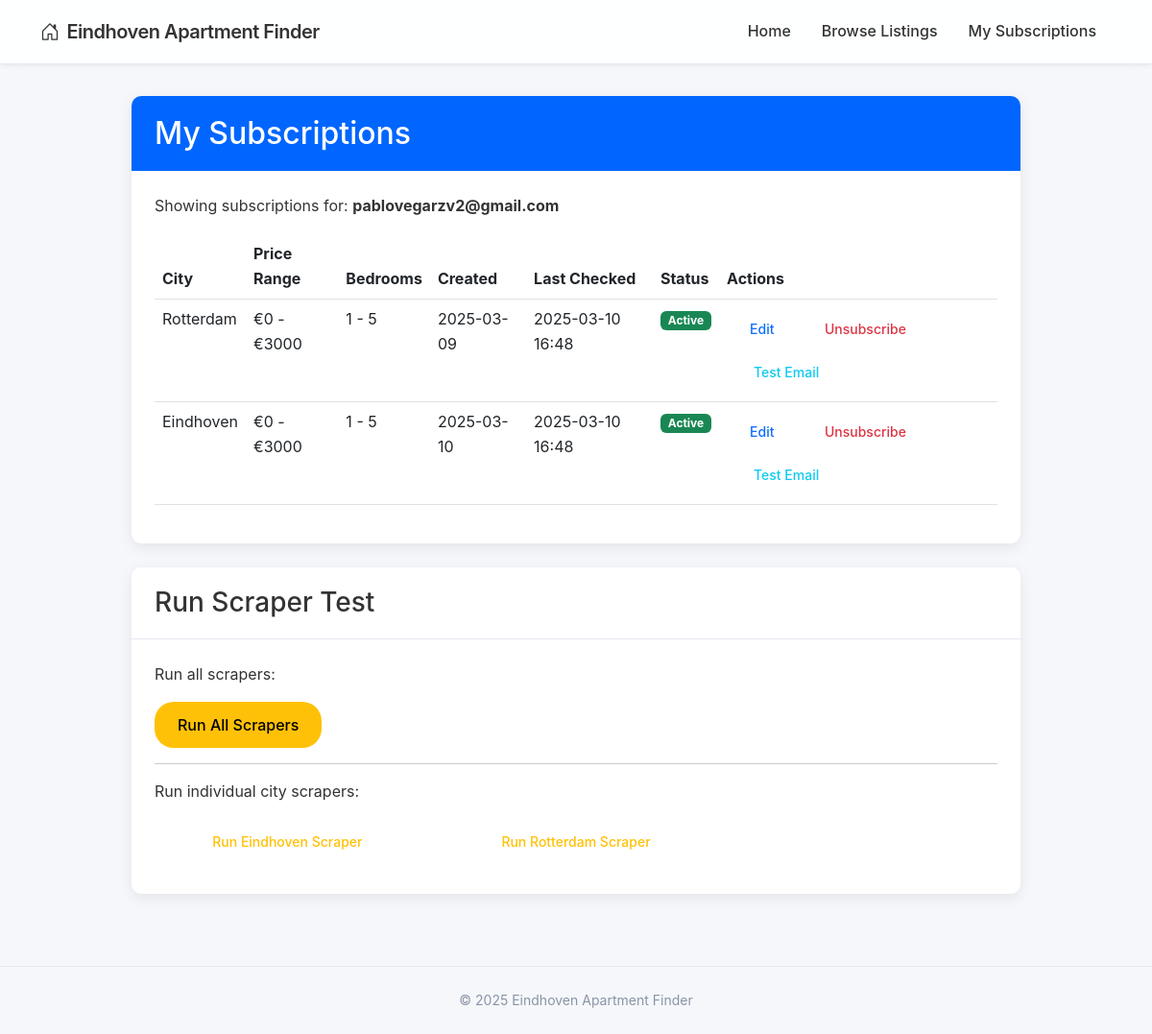
Before: /subscriptions?email=pablovegarzv2@gmail.com with the older database file.
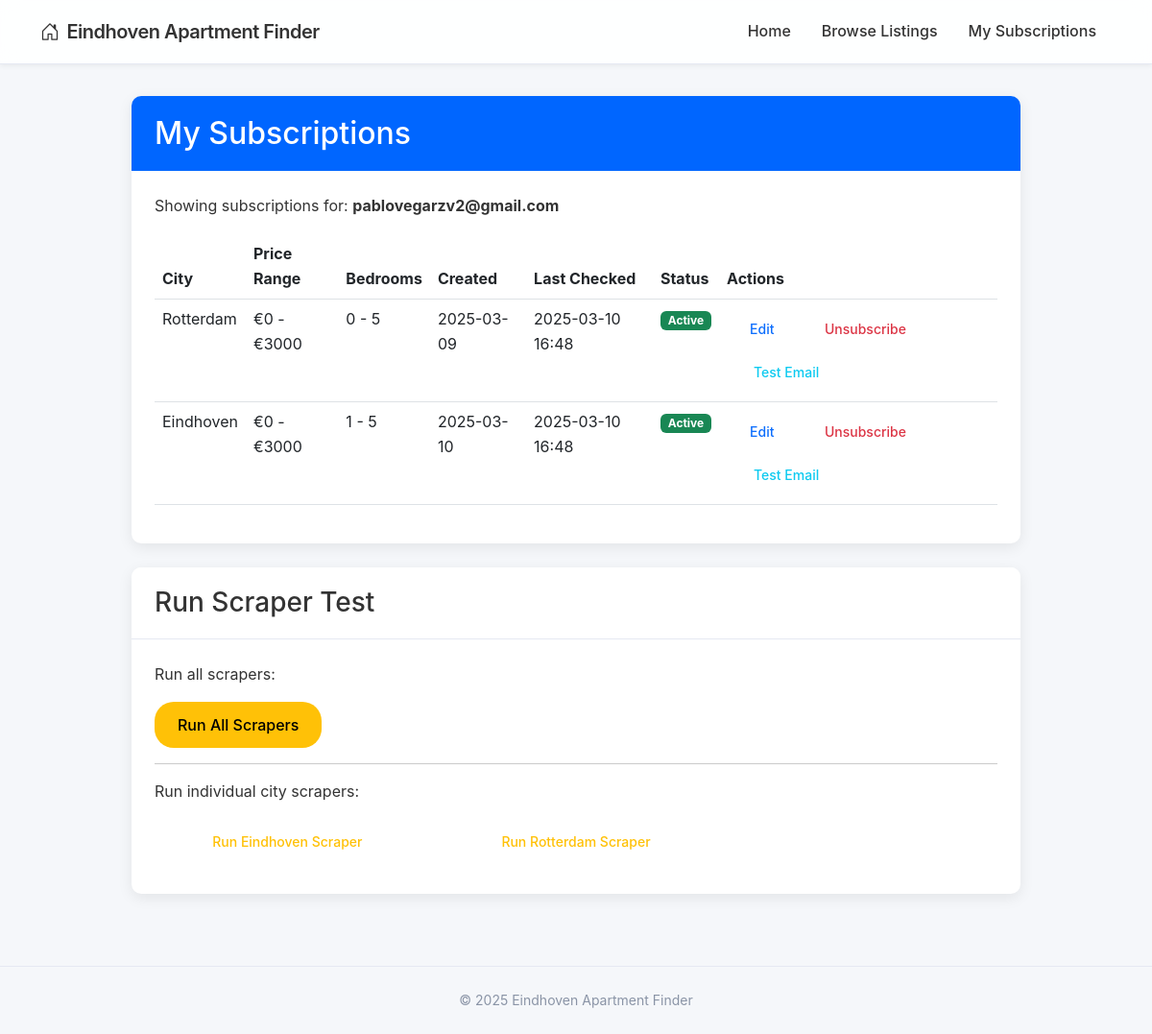
After: the same page with the newer database file.
### app/models.py (models this page shows, shortened)
class User(db.Model):
    id = db.Column(db.Integer, primary_key=True)
    email = db.Column(db.String(120), index=True, unique=True, nullable=False)
    created_at = db.Column(db.DateTime, default=datetime.utcnow)
    subscriptions = db.relationship('Subscription', backref='user', lazy='dynamic')

class Subscription(db.Model):
    id = db.Column(db.Integer, primary_key=True)
    min_price = db.Column(db.Integer, default=0)
    max_price = db.Column(db.Integer, default=5000)
    min_bedrooms = db.Column(db.Integer, default=0)
    max_bedrooms = db.Column(db.Integer, default=10)
    active = db.Column(db.Boolean, default=True)
    created_at = db.Column(db.DateTime, default=datetime.utcnow)
    last_checked = db.Column(db.DateTime, nullable=True)
    user_id = db.Column(db.Integer, db.ForeignKey('user.id'), nullable=False)
    city_id = db.Column(db.Integer, db.ForeignKey('city.id'), nullable=False)
    listings = db.relationship('Listing', backref='subscription', lazy='dynamic')

class City(db.Model):
    id = db.Column(db.Integer, primary_key=True)
    name = db.Column(db.String(50), nullable=False, unique=True)
    url_name = db.Column(db.String(50), nullable=False, unique=True)  # For use in URLs
    base_url = db.Column(db.String(200), nullable=False)  # Base URL for scraping
    active = db.Column(db.Boolean, default=True)
    created_at = db.Column(db.DateTime, default=datetime.utcnow)
    subscriptions = db.relationship('Subscription', backref='city', lazy='dynamic')
    listings = db.relationship('Listing', backref='city', lazy='dynamic')

### app/routes.py (the view)
@main_bp.route('/subscriptions')
def subscriptions():
    email = request.args.get('email', '')
    if not email:
        return render_template('subscriptions.html', subscriptions=None)
    user = User.query.filter_by(email=email).first()
    if not user:
        flash('No subscriptions found for this email.', 'info')
        return render_template('subscriptions.html', subscriptions=None)
    return render_template('subscriptions.html', subscriptions=user.subscriptions,
                          email=email, City=City)

### app/routes.py (called while the page is built)
@main_bp.before_request
def before_request():
    g.now = datetime.now()

### app/templates/subscriptions.html (shortened to what this page needs)
{% extends "base.html" %}
{% block content %}
<div class="row justify-content-center">
    <div class="col-md-10">
        <div class="card">
            <div class="card-header bg-primary text-white">
                <h2 class="mb-0">My Subscriptions</h2>
            </div>
            <div class="card-body">
                {% if not email %}
                    <div class="alert alert-info">
                        Please enter your email to view your subscriptions.
                    </div>
                    <form action="{{ url_for('main.subscriptions') }}" method="GET">
                        <div class="input-group mb-3">
                            <input type="email" name="email" class="form-control" placeholder="Enter your email">
                            <button type="submit" class="btn btn-primary">Search</button>
                        </div>
                    </form>
                {% else %}
                    <p>Showing subscriptions for: <strong>{{ email }}</strong></p>
                    <div class="table-responsive">
                        <table class="table table-hover">
                            <thead>
                                <tr>
                                    <th>City</th>
                                    <th>Price Range</th>
                                    <th>Bedrooms</th>
                                    <th>Created</th>
                                    <th>Last Checked</th>
                                    <th>Status</th>
                                    <th>Actions</th>
                                </tr>
                            </thead>
                            <tbody>
                                {% for sub in subscriptions %}
                                <tr>
                                    <td>{{ sub.city.name }}</td>
                                    <td>€{{ sub.min_price }} - €{{ sub.max_price }}</td>
                                    <td>{{ sub.min_bedrooms }} - {{ sub.max_bedrooms }}</td>
                                    <td>{{ sub.created_at.strftime('%Y-%m-%d') }}</td>
                                    <td>
                                        {% if sub.last_checked %}
                                            {{ sub.last_checked.strftime('%Y-%m-%d %H:%M') }}
                                        {% else %}
                                            Not checked yet
                                        {% endif %}
                                    </td>
                                    <td>
                                        {% if sub.active %}
                                            <span class="badge bg-success">Active</span>
                                        {% else %}
                                            <span class="badge bg-secondary">Inactive</span>
                                        {% endif %}
                                    </td>
                                    <td>
                                        {% if sub.active %}
                                            <a href="{{ url_for('main.edit_subscription', sub_id=sub.id) }}" class="btn btn-sm btn-outline-primary">Edit</a>
                                            <a href="{{ url_for('main.unsubscribe', sub_id=sub.id) }}" class="btn btn-sm btn-outline-danger">Unsubscribe</a>
                                            <a href="{{ url_for('main.test_email', sub_id=sub.id) }}?email={{ email }}" class="btn btn-sm btn-outline-info ms-1">Test Email</a>
                                        {% else %}
                                            <a href="{{ url_for('main.reactivate', sub_id=sub.id) }}" class="btn btn-sm btn-outline-success">Reactivate</a>
                                            <a href="{{ url_for('main.edit_subscription', sub_id=sub.id) }}" class="btn btn-sm btn-outline-primary">Edit</a>
                                        {% endif %}
                                    </td>
                                </tr>
                                {% endfor %}
                            </tbody>
                        </table>
                    </div>
                {% endif %}
            </div>
        </div>
        <div class="card mt-4">
            <div class="card-header">
                <h3 class="mb-0">Run Scraper Test</h3>
            </div>
            <div class="card-body">
                <p>Run all scrapers:</p>
                <a href="{{ url_for('main.test_scraper') }}" class="btn btn-warning">Run All Scrapers</a>
                <hr>
                <p>Run individual city scrapers:</p>
                <div class="row">
                    {% for city in City.query.all() %}
                    <div class="col-md-4 mb-2">
                        <a href="{{ url_for('main.test_scraper_city', city_id=city.id) }}"
                           class="btn btn-outline-warning btn-sm w-100">
                           Run {{ city.name }} Scraper
                        </a>
                    </div>
                    {% endfor %}
                </div>
            </div>
        </div>
    </div>
</div>
{% endblock %}

### app/templates/base.html (shortened to what this page needs)
<!DOCTYPE html>
<html lang="en">
<head>
    <link rel="stylesheet" href="https://cdn.jsdelivr.net/npm/bootstrap@5.2.3/dist/css/bootstrap.min.css">
    <link rel="stylesheet" href="https://cdn.jsdelivr.net/npm/bootstrap-icons@1.8.0/font/bootstrap-icons.css">
    <link rel="stylesheet" href="{{ url_for('static', filename='css/main.css') }}">
</head>
<body>
    <nav class="navbar navbar-expand-lg navbar-dark fixed-top">
        <div class="container">
            <a class="navbar-brand" href="{{ url_for('main.index') }}">
                <i class="bi bi-house-door me-2"></i>Eindhoven Apartment Finder
            </a>
            <div class="collapse navbar-collapse" id="navbarNav">
                <ul class="navbar-nav ms-auto">
                    <li class="nav-item">
                        <a class="nav-link" href="{{ url_for('main.index') }}">Home</a>
                    </li>
                    <li class="nav-item">
                        <a class="nav-link" href="{{ url_for('main.browse_listings') }}">Browse Listings</a>
                    </li>
                    <li class="nav-item">
                        <a class="nav-link" href="{{ url_for('main.subscriptions') }}">My Subscriptions</a>
                    </li>
                </ul>
            </div>
        </div>
    </nav>
    <div class="container" style="margin-top: 100px; margin-bottom: 50px;">
        {% block content %}{% endblock %}
    </div>
    <footer class="text-center">
        <div class="container">
            <p class="mb-0">&copy; {{ g.now.year }} Eindhoven Apartment Finder</p>
        </div>
    </footer>
</body>
</html>

### app/static/css/main.css (style rules this page uses)
:root { --primary-color: #0066ff; --primary-hover: #0052cc; --background-color: #f5f7fa; --card-color: #ffffff; --text-color: #333333; --muted-color: #8a94a6; --border-color: #e5e9f2; --success-color: #00c853; --error-color: #ff3b30; --shadow-sm: 0 2px 5px rgba(0, 0, 0, 0.05); --shadow-md: 0 4px 15px rgba(0, 0, 0, 0.08); --radius-sm: 6px; --radius-md: 10px; --radius-lg: 20px; --transition: all 0.2s ease; }
body { font-family: -apple-system, BlinkMacSystemFont, 'Segoe UI', Roboto, Helvetica, Arial, sans-serif; background-color: var(--background-color); color: var(--text-color); line-height: 1.6; -webkit-font-smoothing: antialiased; }
.navbar { background-color: rgba(255, 255, 255, 0.9) !important; backdrop-filter: blur(10px); box-shadow: var(--shadow-sm); border-bottom: 1px solid var(--border-color); padding: 12px 0; }
.navbar-brand { font-weight: 600; letter-spacing: -0.5px; color: var(--text-color) !important; }
.navbar-dark .navbar-nav .nav-link { color: var(--text-color) !important; font-weight: 500; padding: 8px 16px; border-radius: var(--radius-sm); transition: var(--transition); }
.card { border: none; border-radius: var(--radius-md); box-shadow: var(--shadow-md); transition: var(--transition); margin-bottom: 25px; overflow: hidden; background-color: var(--card-color); }
.card-header { background-color: var(--card-color); border-bottom: 1px solid var(--border-color); padding: 20px 24px; font-weight: 600; font-size: 18px; }
.card-header.bg-primary { background-color: var(--primary-color) !important; color: white; border-bottom: none; }
.card-body { padding: 24px; }
.btn { border-radius: var(--radius-lg); padding: 12px 24px; font-weight: 500; transition: var(--transition); border: none; }
footer { color: var(--muted-color); border-top: 1px solid var(--border-color); padding: 24px 0; font-size: 14px; }

Changed rows visible on the page:
changed Subscription "Rotterdam": min_bedrooms "1" → "0"
